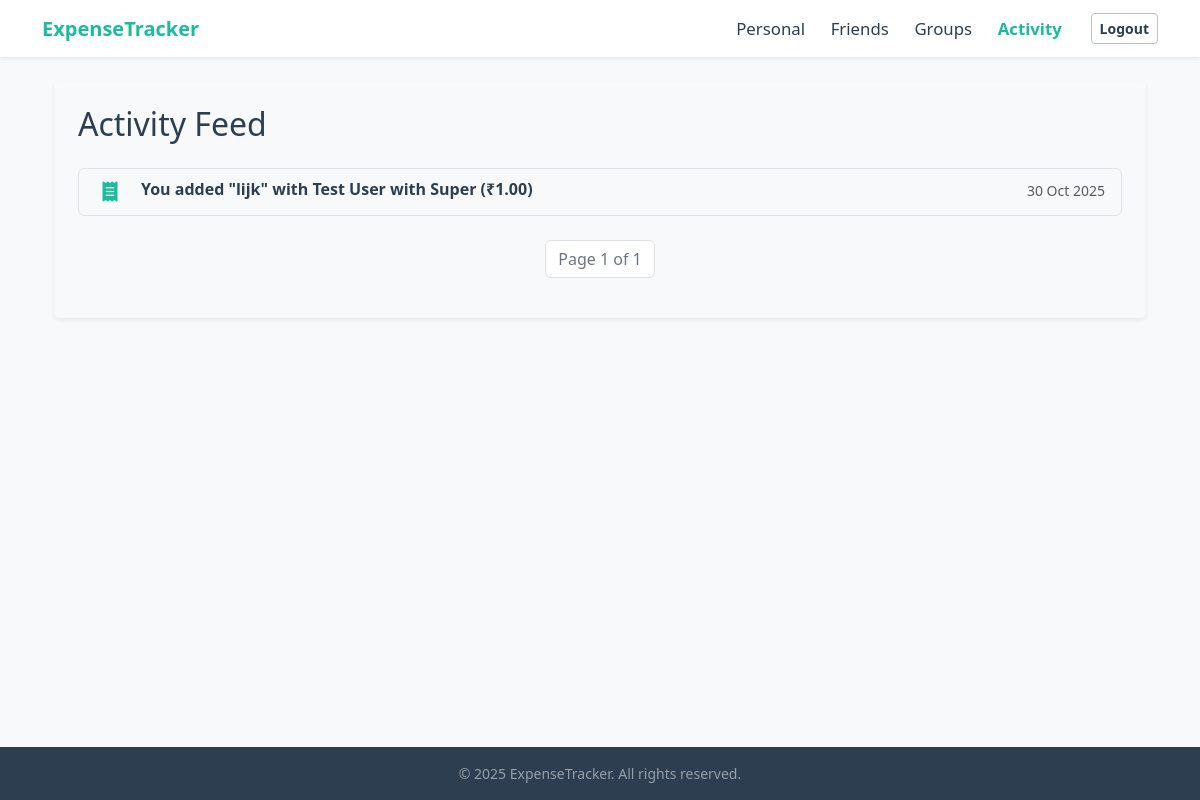
/tracker/activity/ (signed in), run on an earlier commit of the app's database.
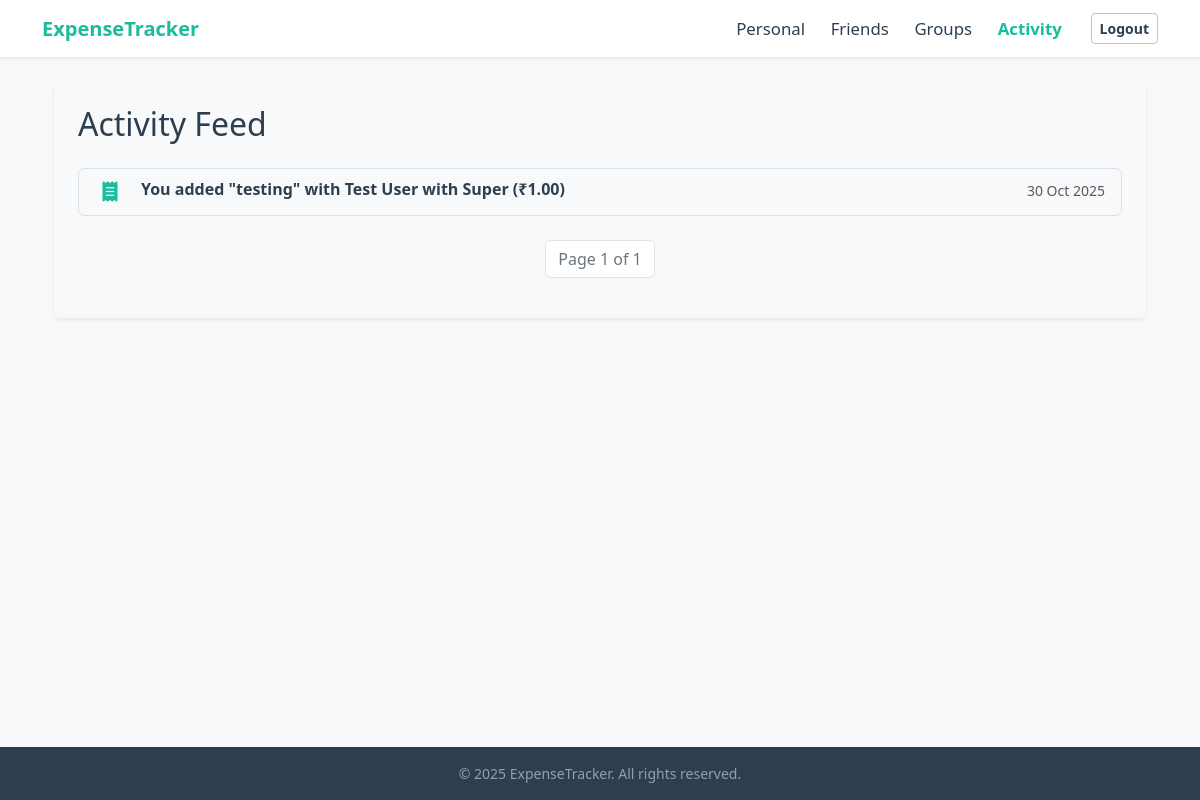
And on a later commit of the database.
### tracker/models.py (models this page shows, shortened)
class FriendExpense(models.Model):
    user = models.ForeignKey(UserRegistration, on_delete=models.CASCADE, related_name='friend_expense_owner')
    friend_user = models.ForeignKey(UserRegistration, on_delete=models.CASCADE, related_name='friend_expense_friend')
    title = models.CharField(max_length=200)
    amount = models.FloatField()
    category = models.CharField(max_length=80)
    date = models.DateField(auto_now_add=True)
    description = models.TextField(blank=True,null=True)
    paid_by = models.ForeignKey(UserRegistration, on_delete=models.CASCADE, related_name='paid_expenses',blank=True,null=True)
    amount_owed = models.FloatField(default=0) #Amount the user owes
    group = models.ForeignKey('Groups', on_delete=models.SET_NULL, blank=True, null=True, related_name="payments")

class UserRegistration(models.Model):
    name = models.CharField(max_length=100)
    email = models.CharField(max_length=100,unique=True)
    password = models.CharField(max_length=100)

### tracker/views.py (the view, shortened to what this page needs)
# urls.py: path('activity/', views.activity_dashboard, name='activity_dashboard'),
def activity_dashboard(request):
    if 'username' not in request.session:
        messages.error(request, "Please log in to access this page.")
        return redirect('login')
    user_id = request.session.get('user_id')
    user = get_object_or_404(UserRegistration, id=user_id)
    activity_list = []
    friend_expenses = FriendExpense.objects.filter(
        Q(user=user) | Q(friend_user=user)
    ).select_related('user', 'friend_user', 'paid_by', 'group').order_by('-date') # Use 'date' field
    for item in friend_expenses:
        activity_date = getattr(item, 'date', getattr(item, 'created_at', None))
        if activity_date:
            activity_list.append({
                'date': activity_date,
                'type': 'friend_expense',
                'details': item
            })
    group_expenses = GroupExpense.objects.filter(
        group__members=user
    ).select_related('group', 'paid_by').order_by('-date') # Use 'date' field
    groups_involved = Groups.objects.filter(members=user).order_by('-created_at') # Assumes 'created_at' field
    sorted_activities = sorted(
    [act for act in activity_list if act.get('date')],
    key=lambda x: (
        datetime.combine(x['date'], datetime.min.time()) if isinstance(x['date'], date) and not isinstance(x['date'], datetime)
        else timezone.make_naive(x['date']) if timezone.is_aware(x['date'])
        else x['date']
    ),
    reverse=True
)
    paginator = Paginator(sorted_activities, 10) # Show 10 activities per page
    page_number = request.GET.get('page')
    activities_page_obj = paginator.get_page(page_number)
    context = {
        'activities_page_obj': activities_page_obj,
        'current_user': user # Pass user for template logic
    }
    return render(request, 'tracker/activity.html', context)

### tracker/templates/tracker/activity.html (shortened to what the changed rows need)
{% extends 'tracker/base.html' %}
{% load static %}
{% block content %}
<div class="container mt-4">
    <div class="card shadow-sm border-0 mt-4">
        <div class="card-body p-4">
            <h2 class="mb-0 fw-light">Activity Feed</h2><br>
            <ul class="list-group">
                {% for activity in activities_page_obj %}
                    <li class="list-group-item list-group-item-action d-flex align-items-center">
                        <div class="me-3 fs-5 text-center" style="width: 30px;">
                            {% if activity.type == 'friend_expense' %}
                                {% with expense=activity.details %}
                                    {% if expense.title == "Payment" %}
                                        <i class="fas fa-handshake text-success"></i>
                                    {% else %}
                                        <i class="fas fa-receipt text-primary"></i>
                                    {% endif %}
                                {% endwith %}
                            {% elif activity.type == 'group_expense' %}
                                <i class="fas fa-users text-primary"></i>
                            {% elif activity.type == 'group_creation' %}
                                <i class="fas fa-plus-circle text-muted"></i>
                            {% elif activity.type == 'personal_expense' %}
                                <i class="fas fa-user text-secondary"></i>
                            {% else %}
                                <i class="fas fa-info-circle text-muted"></i>
                            {% endif %}
                        </div>
                        <div class="flex-grow-1">
                            <div class="d-flex w-100 justify-content-between">
                                <h6 class="mb-1">
                                    {% if activity.type == 'friend_expense' %}
                                        {% with expense=activity.details %}
                                            {% if expense.title == "Payment" %}
                                                {% if expense.paid_by == current_user %}
                                                    You paid <strong>{{ expense.friend_user.name }}</strong> ₹{{ expense.amount|floatformat:2 }}
                                                {% else %}
                                                    <strong>{{ expense.paid_by.name }}</strong> paid you ₹{{ expense.amount|floatformat:2 }}
                                                {% endif %}
                                                {% if expense.group %}
                                                    <small class="text-muted"> in group "{{ expense.group.name }}"</small>
                                                {% else %}
                                                    <small class="text-muted"> (direct friend payment)</small>
                                                {% endif %}
                                            {% else %}
                                                {% if expense.user == current_user %}
                                                    You added "<strong>{{ expense.title }}</strong>" with <strong>{{ expense.friend_user.name }}</strong> (₹{{ expense.amount|floatformat:2 }})
                                                {% else %}
                                                    <strong>{{ expense.user.name }}</strong> added "<strong>{{ expense.title }}</strong>" with you (₹{{ expense.amount|floatformat:2 }})
                                                {% endif %}
                                            {% endif %}
                                        {% endwith %}
                                    {% elif activity.type == 'group_expense' %}
                                        {% with expense=activity.details %}
                                            <strong>{{ expense.paid_by.name }}</strong> added "<strong>{{ expense.title }}</strong>" (₹{{ expense.amount|floatformat:2 }}) to group "<strong>{{ expense.group.name }}</strong>"
                                        {% endwith %}
                                    {% elif activity.type == 'group_creation' %}
                                        {% with group=activity.details %}
                                             You created the group "<strong>{{ group.name }}</strong>"
                                        {% endwith %}
                                    {% elif activity.type == 'personal_expense' %}
                                         {% with expense=activity.details %}
                                            You added personal expense "<strong>{{ expense.title }}</strong>" (₹{{ expense.amount|floatformat:2 }})
                                        {% endwith %}
                                    {% else %}
                                        Unknown activity type
                                    {% endif %}
                                </h6>
                                <small class="text-muted">{{ activity.date|date:"d M Y" }}</small>
                            </div>
                        </div>
                    </li>
                {% empty %}
                    <li class="list-group-item text-center text-muted py-3">No activity yet.</li>
                {% endfor %}
            </ul>
        </div>
    </div>
    </div>
{% endblock %}

What changed in the data, as far as the page shows it:
removed FriendExpense: details "lijk", details.friend_user.name "Test User with Super", details.amount "1.00", date "30 Oct 2025"
added FriendExpense: details "testing", details.friend_user.name "Test User with Super", details.amount "1.00", date "30 Oct 2025"
